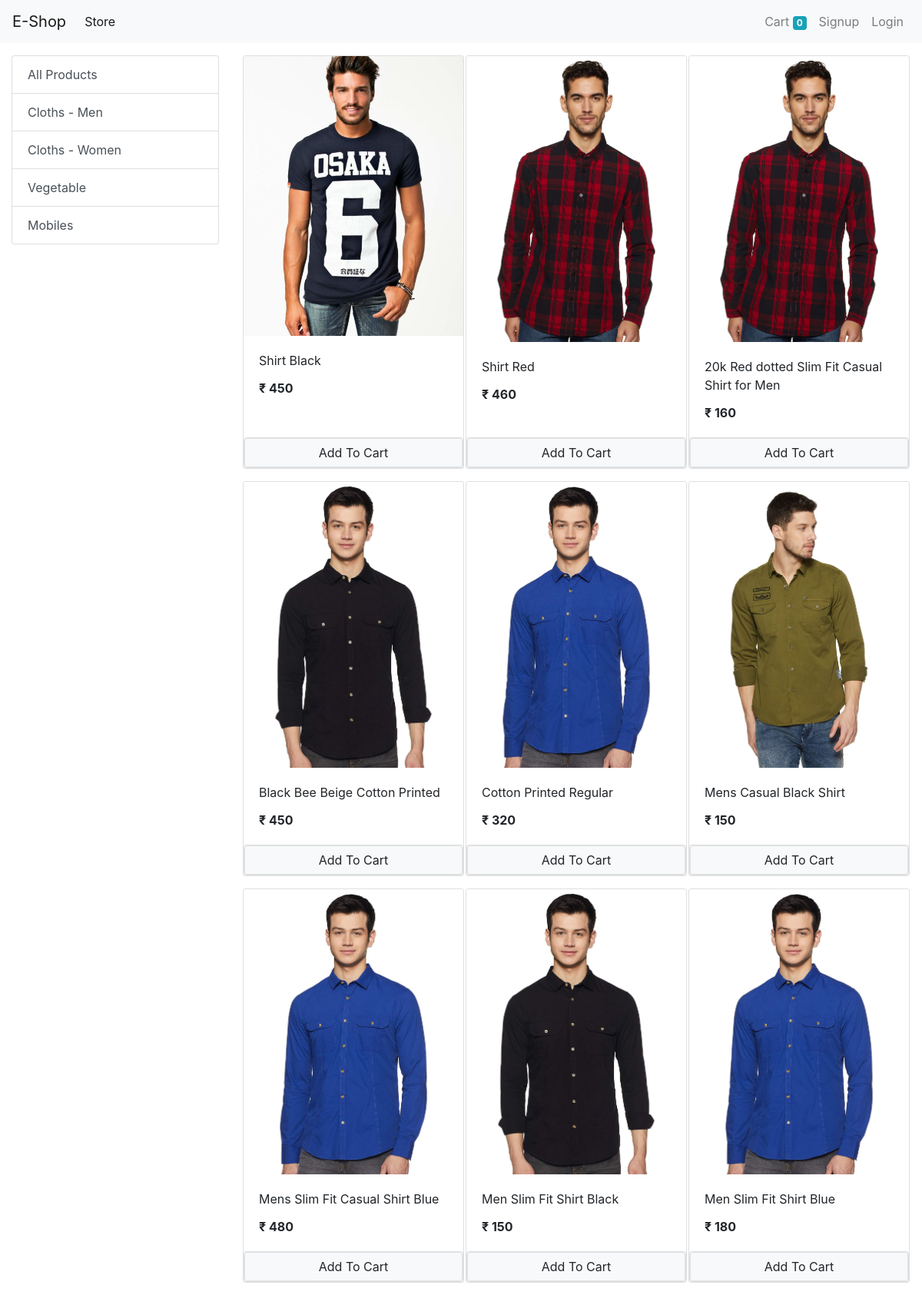
/?category=1, run on the app's committed database.
### store/models/category.py (models this page shows, shortened)
class Category(models.Model):
    name = models.CharField(max_length=20)
    @staticmethod
    def get_all_categories():
        return Category.objects.all()

### store/models/products.py (models this page shows, shortened)
class Product(models.Model):
    name = models.CharField(max_length=50)
    price = models.IntegerField(default=0)
    category = models.ForeignKey(Category, on_delete=models.CASCADE , default=1)
    description = models.CharField(max_length=200 , default='' , null=True , blank=True)
    image = models.ImageField(upload_to='uploads/products/')
    @staticmethod
    def get_all_products_by_categoryid(category_id):
        if category_id:
            return Product.objects.filter(category= category_id)
        else:
            return Product.get_all_products();

### store/views/home.py (the view, shortened to what this page needs)
# urls.py: path('', Index.as_view(), name='homepage'),
class Index(View):
    def get(self, request):
        cart = request.session.get('cart')
        if not cart:
            request.session['cart'] = {}
        products = None
        categories = Category.get_all_categories();
        categoryID = request.GET.get('category')
        if (categoryID):
            products = Product.get_all_products_by_categoryid(categoryID)
        else:
            products = Product.get_all_products();
        data = {}
        data['products'] = products
        data['categories'] = categories
        print('You are: ', request.session.get('email'))
        return render(request, 'index.html', data)

### store/templatetags/cart.py (called while the page is built)
@register.filter(name='is_in_cart')
def is_in_cart(product, cart):
    keys = cart.keys()
    for id in keys:
        if int(id) == product.id:
            return True
    return False

### store/templatetags/custom_filter.py (called while the page is built)
@register.filter(name='currency')
def currency(number):
    return "₹ "+str(number)

### store/templates/index.html (shortened to what this page needs)
{% extends 'base.html' %}
{% block content %}
{% load cart %}
{% load custom_filter%}
<div class="container-fluid mt-3">
    <div class="row">
        <div class ="col-lg-3 mx-auto">
            <div class="list-group">
                <a href="/" class="list-group-item
                 list-group-item-action ">All Products</a>
            {% for category in categories %}
                <a href="/?category={{category.id}}" class="list-group-item
                 list-group-item-action ">{{category.name}}</a>
            {% endfor %}
            </div>
        </div>
        <div id = 'products' class ="col-lg-9 mx-auto">
            <div class="row mx-auto">
                {% for product in products %}
                <div class="card mx-auto mb-3" id='{{product.id}}' style="width: 18rem;">
                    <img class="card-img-top" src="{{product.image.url}}" alt="Card image cap">
                    <div class="card-body">
                        <p class="card-title">{{product.name}}</p>
                        <p class="card-text"><b>{{product.price|currency}}</b></p>
                    </div>
                    <div class="card footer p-0 no-gutters">
                        {% if product|is_in_cart:request.session.cart%}
                        <div class="row no-gutters">
                            <form action="/#{{product.id}}" class="col-2" method="post">
                                {% csrf_token%}
                                <input hidden type="text" name='product' value='{{product.id}}'>
                                <input hidden type="text" name='remove' value='True'>
                                <input type="submit" value=" - " class="btn btn-block btn-secondary">
                            </form>
                            <div class="text-center col">{{product|cart_quantity:request.session.cart}} in cart</div>
                            <form action="/#{{product.id}}" class="col-2" method="post">
                                {% csrf_token%}
                                <input hidden type="text" name='product' value='{{product.id}}'>
                                <input type="submit" value=" + " class="btn btn-block btn-secondary">
                            </form>
                        </div>
                        {% else %}
                        <form action="/#{{product.id}}" method="POST" class="btn-block">
                            <input href="#" type="submit" class="float-right btn-block btn btn-light border form control" value='Add To Cart'>
                        </form>
                        {% endif %}
                    </div>
                </div>
                {% endfor %}
            </div>
        </div>
    </div>
</div>
{% endblock %}

### data on the page
Category: name "Cloths - Men"
Category: name "Cloths - Women"
Category: name "Vegetable"
Category: name "Mobiles"
Product: {{ product.id }} 1 (drawn), image (picture), name "Shirt Black", price "₹ 450"
Product: image (picture), name "Shirt Red", price "₹ 460"
Product: image (picture), name "20k Red dotted Slim Fit Casual Shirt for Men", price "₹ 160"
Product: image (picture), name "Black Bee Beige Cotton Printed", price "₹ 450"
Product: image (picture), name "Cotton Printed Regular", price "₹ 320"
Product: image (picture), name "Mens Casual Black Shirt", price "₹ 150"
Product: image (picture), name "Mens Slim Fit Casual Shirt Blue", price "₹ 480"
Product: image (picture), name "Men Slim Fit Shirt Black", price "₹ 150"
Product: image (picture), name "Men Slim Fit Shirt Blue", price "₹ 180"

### other printed values
{{ request.session.cart.keys|length }} "0"
